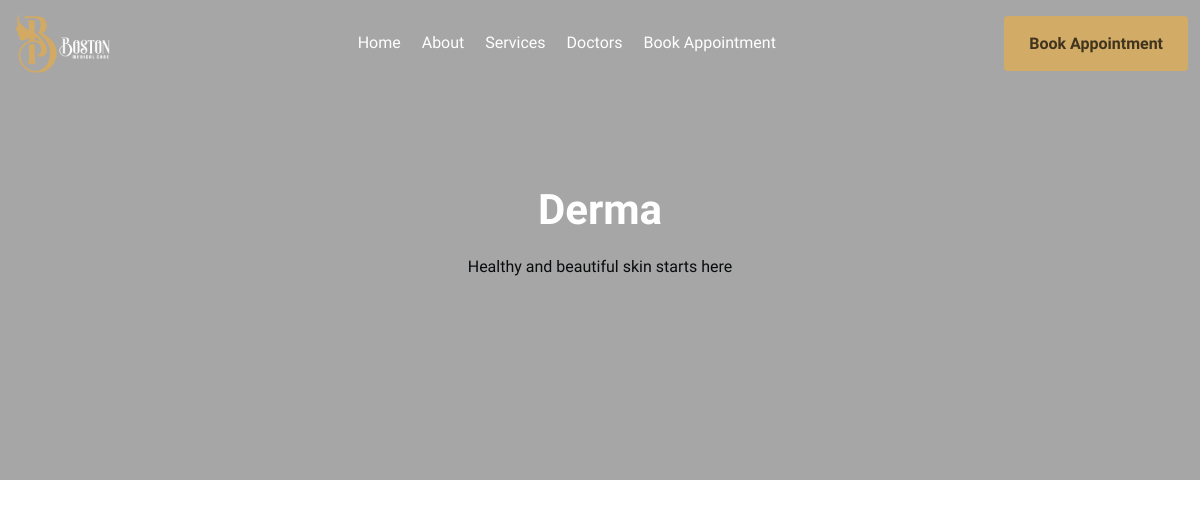
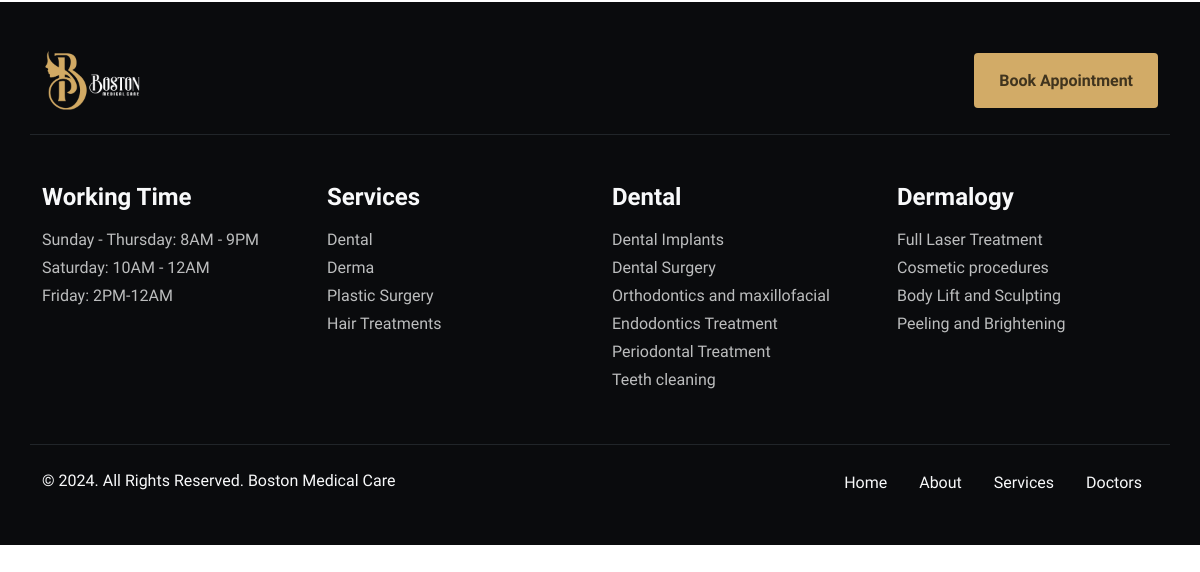
The app's page /services/type/2, older data (2 pictures, top to bottom).
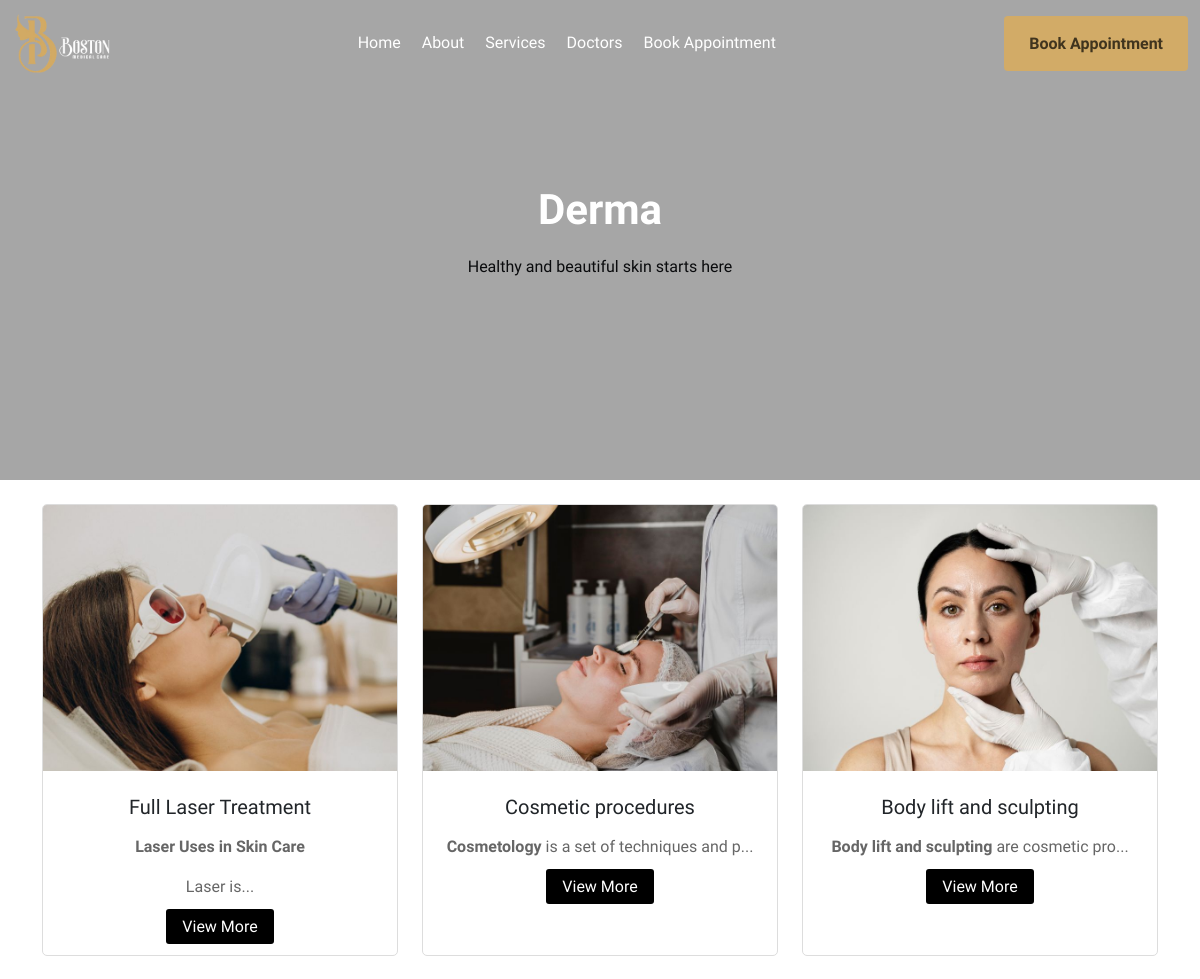
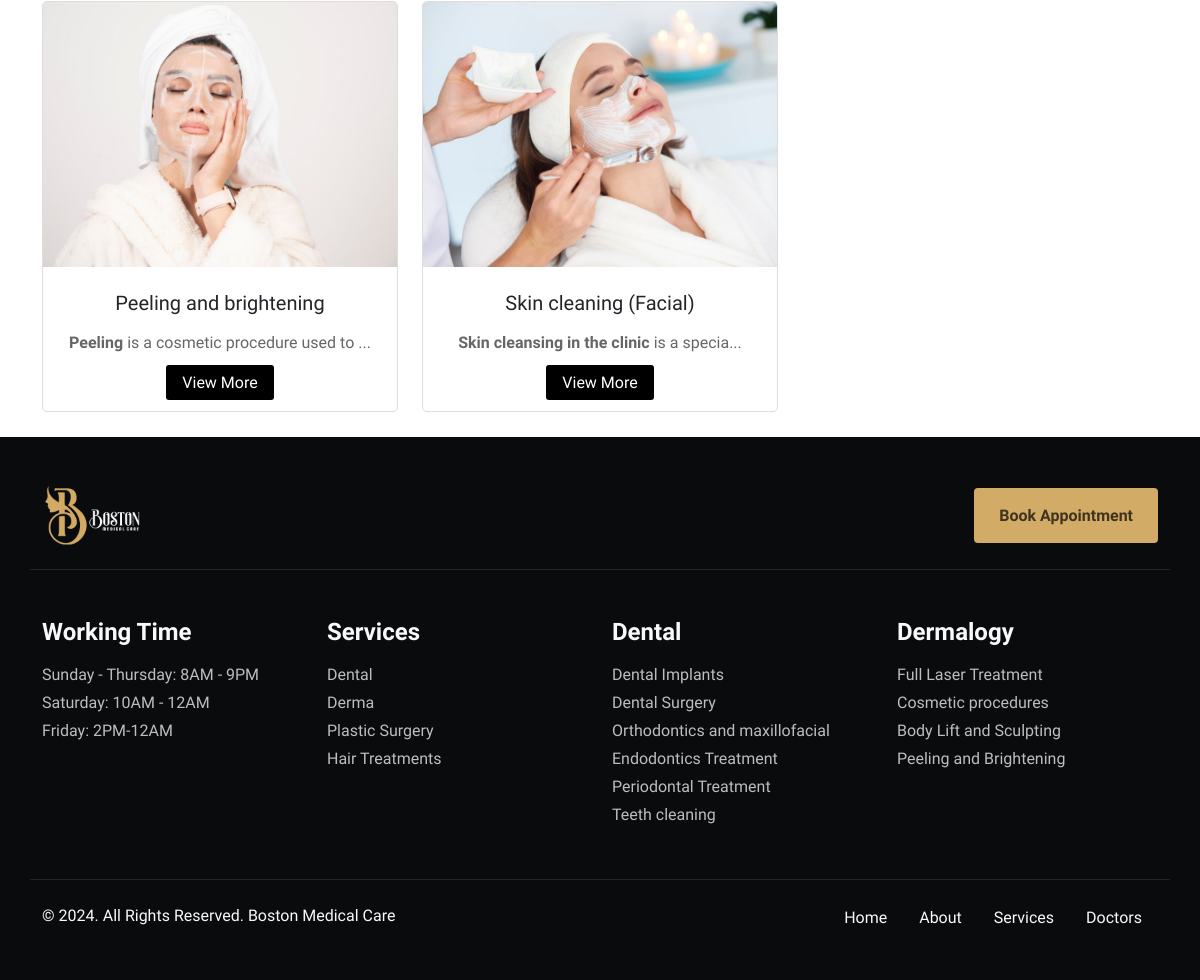
The same page, newer data (2 pictures, top to bottom).
### tables this page shows
CREATE TABLE `main_services` (
  `id` int(11) NOT NULL,
  `service_name` varchar(255) NOT NULL,
  `description` text DEFAULT NULL,
  `image_path` varchar(255) DEFAULT NULL,
  `created_at` timestamp NOT NULL DEFAULT current_timestamp(),
  `updated_at` timestamp NOT NULL DEFAULT current_timestamp() ON UPDATE current_timestamp(),
  `service_name_ar` varchar(255) DEFAULT NULL,
  `description_ar` text DEFAULT NULL
);

CREATE TABLE `sub_services` (
  `id` int(11) NOT NULL,
  `service_type` int(11) NOT NULL,
  `image_path` varchar(255) NOT NULL,
  `sub_service_name` varchar(255) NOT NULL,
  `description` text DEFAULT NULL,
  `created_at` timestamp NOT NULL DEFAULT current_timestamp(),
  `updated_at` timestamp NOT NULL DEFAULT current_timestamp() ON UPDATE current_timestamp(),
  `sub_service_name_ar` varchar(255) DEFAULT NULL,
  `description_ar` text DEFAULT NULL
);

### application/controllers/Service.php (called while the page is built, shortened)
<?php
class Service extends CI_Controller {
    public function __construct() {
        $this->load->helper('url');
        $this->load->model('main_services_model');
        $this->load->library('session');
    }
    public function type($id) {
        $this->load->model('Service_model');
        $main_serices = $this->main_services_model->get_all_main_services();
        $main_service = $this->Service_model->get_main_service($id);
        $sub_services = $this->Service_model->get_sub_services($id);
        $data['main_service'] = $main_service;
        $data['sub_services'] = $sub_services;
        $data['main_services'] = $main_serices;
        $this->load->view('pages/sub_services', $data);
    }
}

### index.php (called while the page is built, shortened)
<?php
require_once BASEPATH.'core/CodeIgniter.php';

### application/models/Service_model.php (called while the page is built, shortened)
<?php
class Service_model extends CI_Model
{
    public function get_main_service($id)
    {
        $this->db->where('id', $id);
        $query = $this->db->get('main_services');
        return $query->row_array();
    }
    public function get_sub_services($service_type)
    {
        $this->db->where('service_type', $service_type);
        $query = $this->db->get('sub_services');
        return $query->result_array();
    }
}

### application/models/Main_services_model.php (called while the page is built, shortened)
<?php
class Main_services_model extends CI_Model {
    public function get_all_main_services() {
        $query = $this->db->get('main_services');
        return $query->result_array();
    }
}

### application/views/pages/sub_services.php (the view, shortened to what this page needs)
<!DOCTYPE html>
<html>
    <head>
        <link href="https://cdn.jsdelivr.net/npm/bootstrap@5.3.0-alpha1/dist/css/bootstrap.min.css" rel="stylesheet">
        <link rel="stylesheet" href="https://cdnjs.cloudflare.com/ajax/libs/font-awesome/6.5.0/css/all.min.css">
        <link rel="stylesheet" href="<?php echo base_url('assets/css/nav.css'); ?>">
        <link rel="stylesheet" href="<?php echo base_url('assets/css/general.css'); ?>">
        <link rel="stylesheet" href="<?php echo base_url('assets/css/services-type.css'); ?>">
    </head>
    <body>
        <?php $this->load->view('pages/partial/nav'); ?>
        <div class="main-banner text-center">
            <h1 class="heading-text"><?= $main_service['service_name']; ?></h1>
            <p><?= $main_service['description']; ?></p>
        </div>
        <div class="container mt-4">
    <div class="grid-container">
        <?php foreach ($sub_services as $sub_service): ?>
            <div class="grid-item">
                <img src="<?= base_url($sub_service['image_path']); ?>" alt="Service Image">
                <div class="card-body">
                    <h5><?= $sub_service['sub_service_name']; ?></h5>
                    <p><?= substr($sub_service['description'], 0, 50); ?>...</p>
                    <a href="<?= base_url('service/sub/' . $sub_service['id']); ?>">View More</a>
                </div>
            </div>
        <?php endforeach; ?>
    </div>
</div>
        <?php $this->load->view('pages/partial/footer'); ?>
    </body>
</html>

### application/views/pages/partial/nav.php (shortened to what this page needs)
<nav class="navbar navbar-expand-lg fixed-top">
    <div class="container-fluid">
        <a class="navbar-brand" href="#">
            <img src="<?php echo base_url('assets/images/logo.png'); ?>" alt="Logo">
        </a>
        <div class="collapse navbar-collapse" id="navbarNav">
            <ul class="navbar-nav mx-auto">
                <li class="nav-item">
                    <a class="nav-link" href="<?= base_url(); ?>">Home</a>
                </li>
                <li class="nav-item">
                    <a class="nav-link" href="<?= base_url('about'); ?>">About</a>
                </li>
                <li class="nav-item">
                    <a class="nav-link" href="<?= base_url('services'); ?>">Services</a>
                </li>
                <li class="nav-item">
                    <a class="nav-link" href="#">Doctors</a>
                </li>
                <li class="nav-item">
                    <a class="nav-link book-appointment-mobile-btn" href="#">Book Appointment</a>
                </li>
            </ul>
        </div>
        <div class="top-nav-button">
            <button class="ms-auto book-appointment-desktop-btn">Book Appointment</button>
        </div>
    </div>
</nav>

### application/views/pages/partial/footer.php
<footer class="py-4 py-md-5" style="background-color:#0a0b0d">
  <div>
    <div class="container border-bottom border-dark pb-4">
      <div class="row gy-3 align-items-sm-center">
        <div class="col-12 col-sm-6">
          <div class="footer-logo-wrapper text-start">
            <a href="#!">
              <img src="<?php echo base_url('assets/images/logo.png'); ?>" alt="Footer Logo" height="60">
            </a>
          </div>
        </div>
        <div class="col-12 col-sm-6">
          <div class="booking-appointment-footer-wrapper">
            <ul class="m-0 list-unstyled d-flex justify-content-sm-end gap-2">
              <li>
                <button class="book-appointment-desktop-btn">Book Appointment</button>
              </li>
            </ul>
          </div>
        </div>
      </div>
    </div>
  </div>
  <section class="py-4 py-md-5 py-xl-7 py-xxl-10">
    <div class="container">
      <div class="row gy-4 gy-md-0">
        <div class="col-6 col-md-3">
          <div class="link-wrapper">
            <h4 class="mb-3 fw-bold fs-7 text-light">Working Time</h4>
            <ul class="m-0 list-unstyled">
              <li class="mb-1">
                <p class="link-opacity-75 link-opacity-100-hover text-decoration-none fs-8 link-light mb-0">
                  Sunday - Thursday: 8AM - 9PM
                </p>
              </li>
              <li class="mb-1">
                <p class="link-opacity-75 link-opacity-100-hover text-decoration-none fs-8 link-light mb-0">
                  Saturday: 10AM - 12AM
                </p>
              </li>
              <li class="mb-1">
                <p class="link-opacity-75 link-opacity-100-hover text-decoration-none fs-8 link-light mb-0">
                  Friday: 2PM-12AM
                </p>
              </li>
            </ul>
          </div>
        </div>
        <div class="col-6 col-md-3">
          <div class="link-wrapper">
            <h4 class="mb-3 fw-bold fs-7 text-light">Services</h4>
            <ul class="m-0 list-unstyled">
              <?php foreach ($main_services as $main_service): ?>
                <li class="mb-1">
                  <a href="<?= base_url('services/type/' . $main_service['id']); ?>"
                    class="link-opacity-75 link-opacity-100-hover text-decoration-none fs-8 link-light mb-0">
                    <?= $main_service['service_name']; ?>
                  </a>
                </li>
              <?php endforeach; ?>
            </ul>
          </div>
        </div>
        <div class="col-6 col-md-3">
          <div class="link-wrapper">
            <h4 class="mb-3 fw-bold fs-7 text-light">Dental</h4>
            <ul class="m-0 list-unstyled">
              <li class="mb-1">
                <a href="#" class="link-opacity-75 link-opacity-100-hover text-decoration-none fs-8 link-light mb-0">
                  Dental Implants
                </a>
              </li>
              <li class="mb-1">
                <a href="#" class="link-opacity-75 link-opacity-100-hover text-decoration-none fs-8 link-light mb-0">
                  Dental Surgery
                </a>
              </li>
              <li class="mb-1">
                <a href="#" class="link-opacity-75 link-opacity-100-hover text-decoration-none fs-8 link-light mb-0">
                  Orthodontics and maxillofacial
                </a>
              </li>
              <li class="mb-1">
                <a href="#" class="link-opacity-75 link-opacity-100-hover text-decoration-none fs-8 link-light mb-0">
                  Endodontics Treatment
                </a>
              </li>
              <li class="mb-1">
                <a href="#" class="link-opacity-75 link-opacity-100-hover text-decoration-none fs-8 link-light mb-0">
                  Periodontal Treatment
                </a>
              </li>
              <li class="mb-1">
                <a href="#" class="link-opacity-75 link-opacity-100-hover text-decoration-none fs-8 link-light mb-0">
                  Teeth cleaning
                </a>
              </li>
            </ul>
          </div>
        </div>
        <div class="col-6 col-md-3">
          <div class="link-wrapper">
            <h4 class="mb-3 fw-bold fs-7 text-light">Dermalogy</h4>
            <ul class="m-0 list-unstyled">
              <li class="mb-1">
                <a href="#" class="link-opacity-75 link-opacity-100-hover text-decoration-none fs-8 link-light mb-0">
                  Full Laser Treatment
                </a>
              </li>
              <li class="mb-1">
                <a href="#" class="link-opacity-75 link-opacity-100-hover text-decoration-none fs-8 link-light mb-0">
                  Cosmetic procedures
                </a>
              </li>
              <li class="mb-1">
                <a href="#" class="link-opacity-75 link-opacity-100-hover text-decoration-none fs-8 link-light mb-0">
                  Body Lift and Sculpting
                </a>
              </li>
              <li class="mb-1">
                <a href="#" class="link-opacity-75 link-opacity-100-hover text-decoration-none fs-8 link-light mb-0">
                  Peeling and Brightening
                </a>
              </li>
            </ul>
          </div>
        </div>
      </div>
    </div>
  </section>
  <div>
    <div class="container border-top border-dark pt-4">
      <div class="row gy-3 align-items-lg-center">
        <div class="col-12 col-lg-6 order-1 order-lg-0">
          <div class="copyright-wrapper d-block mb-1 fs-7 text-light text-start">
            &copy; 2024. All Rights Reserved. Boston Medical Care
          </div>
        </div>
        <div class="col-12 col-lg-6">
          <div class="link-wrapper">
            <ul class="m-0 list-unstyled d-flex justify-content-centerX justify-content-lg-end gap-2 gap-md-3">
              <li>
                <a href="#!"
                  class="link-underline-opacity-0 link-opacity-75-hover link-offset-1 link-light fs-8 d-flex align-items-center pe-2 pe-md-3 bsb-sep bsb-sep-border">
                  Home
                </a>
              </li>
              <li>
                <a href="#!"
                  class="link-underline-opacity-0 link-opacity-75-hover link-offset-1 link-light fs-8 d-flex align-items-center pe-2 pe-md-3 bsb-sep bsb-sep-border">
                  About
                </a>
              </li>
              <li>
                <a href="#!"
                  class="link-underline-opacity-0 link-opacity-75-hover link-offset-1 link-light fs-8 d-flex align-items-center pe-2 pe-md-3 bsb-sep bsb-sep-border">
                  Services
                </a>
              </li>
              <li>
                <a href="#!"
                  class="link-underline-opacity-0 link-opacity-75-hover link-offset-1 link-light fs-8 d-flex align-items-center pe-2 pe-md-3 bsb-sep bsb-sep-border">
                  Doctors
                </a>
              </li>
            </ul>
          </div>
        </div>
      </div>
    </div>
  </div>
</footer>

### assets/css/nav.css (style rules this page uses)
.navbar { background-color: transparent; transition: background-color 0.3s ease; }
.navbar-nav .nav-link { color: white; }
.nav-item { margin-right: 5px; }
.navbar-brand img { height: 60px; }
.book-appointment-desktop-btn { background-color: #d2ab67; color: #40341e; border-radius: 4px; border: none; font-weight: 700; font-size: 16px; line-height: 25px; margin-left: 16px; min-width: 100px; padding: 15px 25px; text-decoration: none; }
@media (min-width: 992px) { .top-nav-button { display: inline-block; } }

### assets/css/general.css (style rules this page uses)
body { font-family: "Gabarito", sans-serif; height: 200vh; }
h1, h2, h3 { font-family: "Gabarito", sans-serif; font-weight: 700; }
p { font-family: "Gabarito", sans-serif; font-weight: 400; color: #0a0b0d; }

### assets/css/services-type.css (style rules this page uses)
.main-banner { background-color: #a6a6a6; display: flex; flex-direction: column; justify-content: center; align-items: center; height: 60vh; }
.heading-text { font-size: 42px; font-weight: bold; margin-bottom: 20px; color: #ffffff; }
.grid-container { display: grid; grid-template-columns: repeat(1, 1fr); gap: 1.5rem; margin-bottom: 25px; }
@media (min-width: 768px) { .grid-container { grid-template-columns: repeat(2, 1fr); } }
@media (min-width: 992px) { .grid-container { grid-template-columns: repeat(3, 1fr); } }
.grid-item { background-color: #fff; border: 1px solid #ddd; border-radius: 5px; overflow: hidden; display: flex; flex-direction: column; text-align: center; }
.grid-item img { width: 100%; height: auto; }
.grid-item .card-body { padding: 1rem; }
.grid-item h5 { margin: 0.5rem 0; }
.grid-item p { color: #666; }
.grid-item a { margin-top: auto; padding: 0.5rem 1rem; background-color: #000; color: #fff; text-decoration: none; border-radius: 3px; }

Row changes from the older to the newer data that the page shows:
added sub_services: image_path (picture), sub_service_name "Full Laser Treatment", description "Laser Uses in Skin Care Laser is"
added sub_services: image_path (picture), sub_service_name "Cosmetic procedures", description "Cosmetology is a set of techniques and p"
added sub_services: image_path (picture), sub_service_name "Body lift and sculpting", description "Body lift and sculpting are cosmetic pro"
added sub_services: image_path (picture), sub_service_name "Peeling and brightening", description "Peeling is a cosmetic procedure used to"
added sub_services: image_path (picture), sub_service_name "Skin cleaning (Facial)", description "Skin cleansing in the clinic is a specia"
